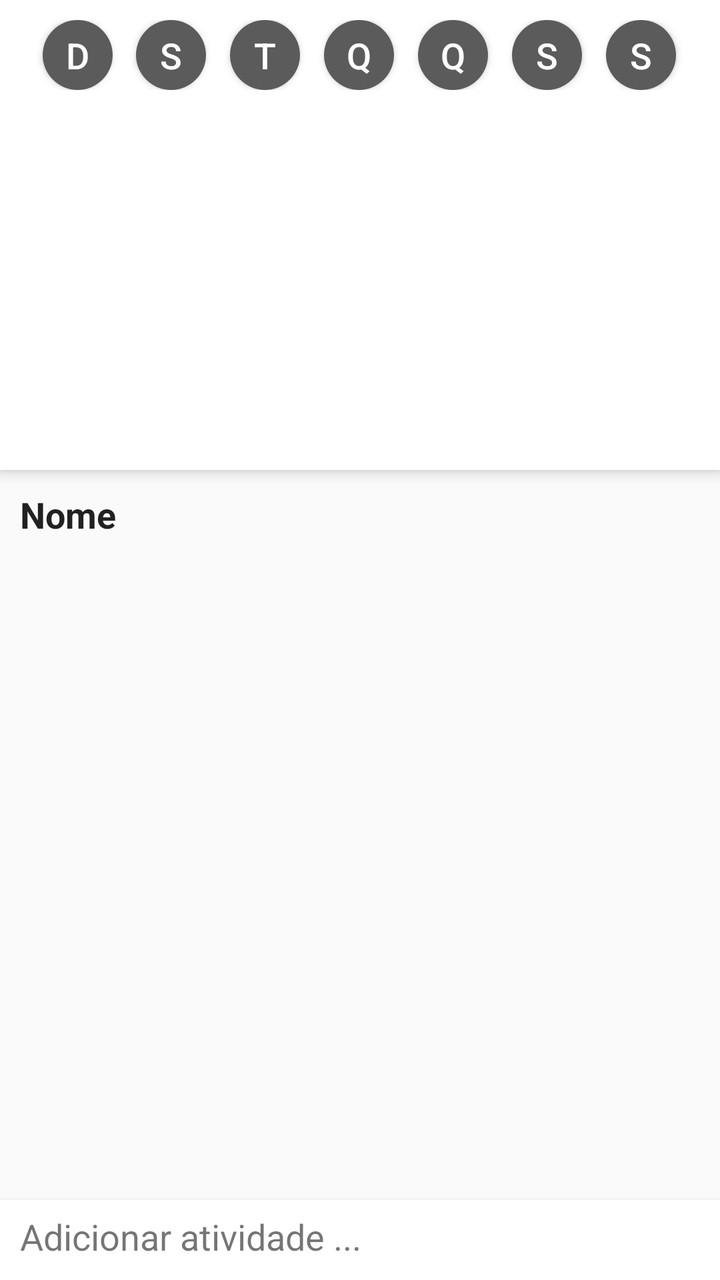
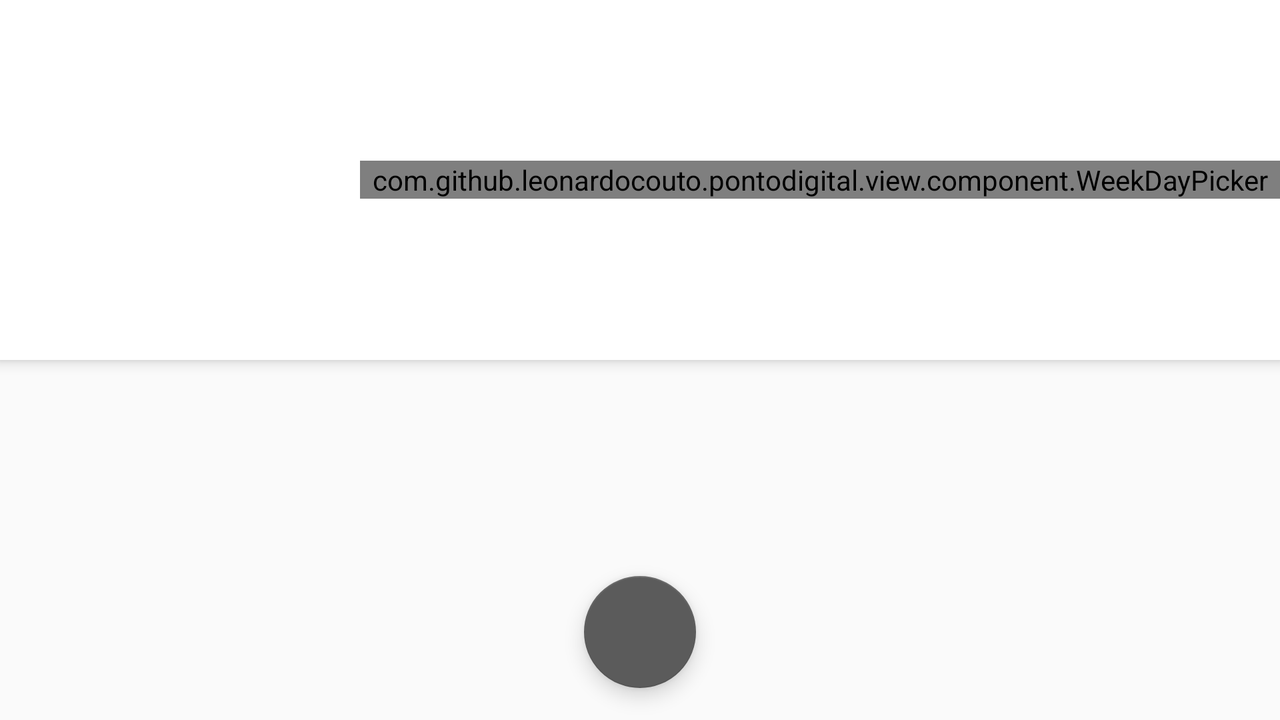

The same Android screen from two of the app's own layout files: first res/layout/ as a phone draws it, then the repository's variant for another configuration, drawn on a device whose configuration selects that folder. Both files follow.
<!-- AndroidManifest.xml: activity theme AppTheme.NoActionBar -->
<!-- res/layout/fragment_allocation.xml -->
<LinearLayout xmlns:android="http://schemas.android.com/apk/res/android"
    xmlns:tools="http://schemas.android.com/tools"
    xmlns:app="http://schemas.android.com/apk/res-auto"
    android:layout_width="match_parent"
    android:layout_height="match_parent"
    android:orientation="vertical"
    android:scrollbars="vertical"
    android:weightSum="1">

    <ScrollView
        tools:showIn="@layout/activity_allocation"
        android:layout_height="0dp"
        android:layout_width="match_parent"
        android:fillViewport="true"
        android:layout_weight="1">

        <LinearLayout
            android:layout_width="match_parent"
            android:layout_height="wrap_content"
            android:orientation="vertical">

            <LinearLayout
                android:gravity="center_horizontal"
                android:layout_width="match_parent"
                android:layout_height="wrap_content"
                android:orientation="vertical"
                android:clickable="true"
                android:scrollbars="vertical"
                android:weightSum="1"
                android:focusable="true"
                android:background="@color/white"
                android:elevation="4dp"
                android:focusableInTouchMode="true">

                <LinearLayout
                    android:id="@+id/week_days"
                    android:layout_width="match_parent"
                    android:layout_height="wrap_content"
                    android:orientation="horizontal"
                    android:gravity="center"
                    android:paddingLeft="10dp"
                    android:paddingRight="10dp"
                    android:weightSum="16"
                    android:layout_marginTop="10dp">

                    <LinearLayout style="@style/week_day_button_wrapper"
                        android:layout_weight="1"/>

                    <LinearLayout style="@style/week_day_button_wrapper">
                        <Button
                            style="@style/week_day_button"
                            android:text="@string/sunday_short" />
                    </LinearLayout>

                    <LinearLayout style="@style/week_day_button_wrapper">
                        <Button
                            style="@style/week_day_button"
                            android:text="@string/monday_short"/>
                    </LinearLayout>

                    <LinearLayout style="@style/week_day_button_wrapper">
                        <Button
                            style="@style/week_day_button"
                            android:text="@string/tuesday_short"/>
                    </LinearLayout>

                    <LinearLayout style="@style/week_day_button_wrapper">
                        <Button
                            style="@style/week_day_button"
                            android:text="@string/wednesday_short"/>
                    </LinearLayout>

                    <LinearLayout style="@style/week_day_button_wrapper">
                        <Button
                            style="@style/week_day_button"
                            android:text="@string/thrusday_short"/>
                    </LinearLayout>

                    <LinearLayout style="@style/week_day_button_wrapper">
                        <Button
                            style="@style/week_day_button"
                            android:text="@string/friday_short"/>
                    </LinearLayout>

                    <LinearLayout style="@style/week_day_button_wrapper">
                        <Button
                            style="@style/week_day_button"
                            android:text="@string/saturday_short"/>
                    </LinearLayout>

                    <LinearLayout style="@style/week_day_button_wrapper"
                        android:layout_weight="1"/>
                </LinearLayout>

                <LinearLayout
                    android:id="@+id/chart"
                    android:layout_width="match_parent"
                    android:layout_height="190dp"
                    tools:ignore="Orientation">
                </LinearLayout>

            </LinearLayout>

            <LinearLayout
                android:layout_width="match_parent"
                android:layout_height="0dp"
                android:layout_weight="1"
                android:orientation="vertical">

                <EditText
                    android:id="@+id/allocation_title"
                    android:layout_width="match_parent"
                    android:layout_height="wrap_content"
                    android:hint="@string/name"
                    android:textStyle="bold"
                    android:background="@android:color/transparent"
                    android:singleLine="true"
                    android:paddingLeft="10dp"
                    android:paddingTop="10dp"
                    android:paddingRight="10dp"
                    android:textColorHint="@color/lightGray"/>

            </LinearLayout>
        </LinearLayout>

    </ScrollView>

    <LinearLayout
        android:id="@+id/add_new_activity"
        android:layout_width="match_parent"
        android:clickable="true"
        android:layout_height="40dp"
        android:orientation="horizontal"
        android:elevation="4dp"
        android:layout_gravity="center_vertical"
        android:background="@color/white">

        <TextView
            android:layout_width="wrap_content"
            android:layout_height="wrap_content"
            android:hint="@string/allocation_add_new_activity"
            android:paddingTop="6dp"
            android:paddingLeft="10dp"
            android:background="@android:color/transparent"
            android:textSize="18sp"
            android:textColorHint="@color/lightGray"/>

    </LinearLayout>

</LinearLayout>
<!-- resources referenced by this layout -->
<resources>
  <color name="white">#FFFFFF</color>
  <string name="allocation_add_new_activity">Adicionar atividade ...</string>
  <string name="friday_short">S</string>
  <string name="monday_short">S</string>
  <string name="name">Nome</string>
  <string name="saturday_short">S</string>
  <string name="sunday_short">D</string>
  <string name="thrusday_short">Q</string>
  <string name="tuesday_short">T</string>
  <string name="wednesday_short">Q</string>
  <style name="week_day_button">
          <item name="android:background">@drawable/round_button</item>
          <item name="android:layout_height">35dp</item>
          <item name="android:layout_width">35dp</item>
          <item name="android:textColor">@color/white</item>
          <item name="android:textSize">18dp</item>
          <item name="android:typeface">normal</item>
      </style>
  <style name="week_day_button_wrapper">
          <item name="android:gravity">center</item>
          <item name="android:layout_height">wrap_content</item>
          <item name="android:layout_width">wrap_content</item>
          <item name="android:layout_weight">2</item>
          <item name="android:orientation">vertical</item>
      </style>
  <style name="AppTheme.NoActionBar">
          <item name="windowActionBar">false</item>
          <item name="windowNoTitle">true</item>
      </style>
  <!-- drawable round_button (drawable) -->
  <?xml version="1.0" encoding="utf-8"?>
  <selector xmlns:android="http://schemas.android.com/apk/res/android">
      <item android:state_pressed="false">
          <shape android:shape="oval">
              <solid android:color="@color/colorAccent"/>
          </shape>
      </item>
      <item android:state_pressed="true">
          <shape android:shape="oval">
              <solid android:color="#d6d6d6"/>
          </shape>
      </item>
  </selector>
  <color name="colorAccent">#5B5B5B</color>
</resources>
<!-- res/layout-land/fragment_allocation.xml (the repository's variant of the layout above) -->
<!-- drawn on the phone turned sideways -->
<LinearLayout xmlns:android="http://schemas.android.com/apk/res/android"
    xmlns:tools="http://schemas.android.com/tools"
    xmlns:app="http://schemas.android.com/apk/res-auto"
    android:layout_width="match_parent"
    android:layout_height="match_parent"
    android:orientation="vertical"
    android:scrollbars="vertical"
    android:weightSum="1">

    <LinearLayout
        android:gravity="center_vertical"
        android:layout_width="match_parent"
        android:layout_height="wrap_content"
        android:orientation="horizontal"
        android:clickable="true"
        android:scrollbars="horizontal"
        android:weightSum="1"
        android:focusable="true"
        android:background="@color/white"
        android:elevation="4dp"
        android:focusableInTouchMode="true">

        <LinearLayout
            android:id="@+id/chart"
            android:layout_width="180dp"
            android:layout_height="180dp"
            tools:ignore="Orientation">
        </LinearLayout>

        <com.github.leonardocouto.pontodigital.view.component.WeekDayPicker
            android:id="@+id/week_days"
            android:layout_width="0dp"
            android:layout_height="wrap_content"
            android:layout_weight="1"
            android:orientation="horizontal"/>

    </LinearLayout>

    <RelativeLayout
        android:layout_height="0dp"
        android:layout_weight="1"
        android:layout_width="match_parent">

        <ListView
            android:id="@+id/listview_activity_allocation"
            android:layout_height="match_parent"
            android:layout_width="match_parent"
            android:paddingBottom="60dp"
            android:clipToPadding="false"/>

        <android.support.design.widget.FloatingActionButton
            android:id="@+id/add_new_activity"
            android:layout_width="wrap_content"
            android:layout_height="wrap_content"
            android:layout_alignBottom="@+id/listview_activity_allocation"
            android:layout_centerHorizontal="true"
            android:layout_margin="16dp"
            android:src="@drawable/ic_add_white_24dp"/>

    </RelativeLayout>

</LinearLayout>
<!-- resources referenced by the variant -->
<!-- as the phone turned sideways resolves them -->
<resources>
  <color name="white">#FFFFFF</color>
  <style name="AppTheme.NoActionBar">
          <item name="windowActionBar">false</item>
          <item name="windowNoTitle">true</item>
      </style>
</resources>
